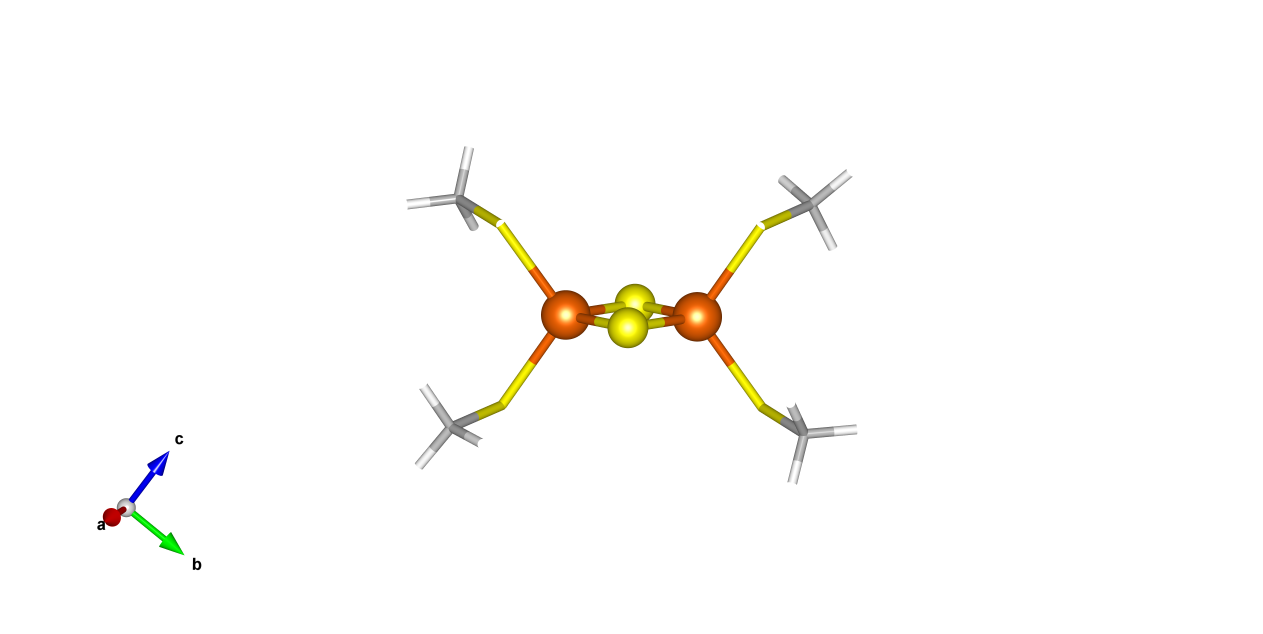
#> input picture CGS/2Fe2S/Fe2S2.png, 5052 x 2536 px (shown at 1/4 size)
$ jupyter execute --allow-errors plot.ipynb
#> lines starting #> are read from the running program, lines starting #| are printed output that depends on the picture
[cell 1]
import numpy as np

[cell 2]
data_dir = './ASP'

[cell 3]
# read collected data
T_asp_linear_gaps = []
T_asp_optimal_gaps = []
gaps = []
data_file = data_dir + '/scripts/data_collected'
#> (the rest of this cell did not finish here and is left out)

[cell 4]
# read LK data
L_for_gaps = []
K_for_gaps = []
gaps_for_LK = []
data_file = data_dir + '/scripts/LK_collected'
#> (the rest of this cell did not finish here and is left out)

[cell 5]
costs = [4/gap for gap in gaps]
T_asp_optimal_plus_costs = [T_asp_optimal_gaps[i] + costs[i] for i in range(len(gaps))]

[cell 6]
# read data
import re
number_pattern = re.compile(r"""
    [+-]?                           # optional sign
    (?:\d+\.\d*|\.\d+|\d+)          # decimal or integer
    (?:[eE][+-]?\d+)?               # optional exponent
""", re.VERBOSE)
#data_index = 97
data_index = 3563
case_dir = data_dir + '/data/' + str(data_index)
# find position
#> (the rest of this cell did not finish here and is left out)

[cell 7]
# find 75% fidelity time
from scipy.interpolate import interp1d
#> (the rest of this cell did not finish here and is left out)

[cell 8]
from scipy.optimize import curve_fit
def func(x, r, c):
    return c/x**r
f_1 = lambda x, c : func(x, 1, c)
f_2 = lambda x, c : func(x, 2, c)


#> (the rest of this cell did not finish here and is left out)

[cell 9]
from matplotlib.patches import Circle
from matplotlib.collections import PatchCollection
from matplotlib.colors import LogNorm

def draw_gradient_circle(ax, center, radius, cmap, name,
                         vmin=0.01, num_layers=100, text_offset=1.3, y_offset=0.0, **text_kwargs):
    """
    Draw a full radial gradient circle inside an inset axes.

    - ax: inset axes
    - center: (x, y) center in data coords of inset [0,1]×[0,1]
    - radius: radius in same units (e.g. 0.4 for 40% of box)
    - cmap: colormap name
    - name: label text (without colon)
    """
    # Create concentric circle patches
    radii = np.linspace(radius, 0, num_layers)
    patches = [Circle(center, r) for r in radii]

    # Build PatchCollection and disable clipping
    norm = LogNorm(vmin=vmin, vmax=radius)
    coll = PatchCollection(patches, array=radii, cmap=cmap, norm=norm, edgecolor='none')
    ax.add_collection(coll)


    # Set the view limits to exactly the circle bounding box
    x0, y0 = center
    ax.set_xlim(x0 - radius, x0 + radius)
    ax.set_ylim(y0 - radius, y0 + radius)
    ax.set_aspect('equal', 'box')
    ax.axis('off')

    # Label just outside the circle
    tx = x0 + radius * text_offset
    ty = y0 + y_offset
    ax.text(tx, ty, name, va='center', ha='left', **text_kwargs)

from matplotlib.colors import LinearSegmentedColormap

# 1) Build a colormap restricted to yellow tones
yellow_list = [
    (1.0, 1.0, 0.533),  # near-white pale yellow
    (0.965, 0.945, 0.039),
    (0.749, 0.733, 0.0),  # mustard yellow
]
yellow_cmap = LinearSegmentedColormap.from_list("pure_yellow", yellow_list)

[cell 10]
import matplotlib_inline
matplotlib_inline.backend_inline.set_matplotlib_formats('pdf','svg')
import matplotlib.patheffects as patheffects
from mpl_toolkits.axes_grid1.inset_locator import inset_axes, mark_inset
import matplotlib.pyplot as plt
import matplotlib.ticker as ticker
from matplotlib.ticker import LogLocator
import matplotlib.image as mpimg
plt.rcParams.update({
    "text.usetex": True,
    "font.family": "serif",
    "font.serif": ["Palatino"],
    "font.size"  : 6
})

# Figure size: 2 columns × width_col, height = width_col/2 (in inches)
cm        = 1.0 / 2.54
width_col = 8.6 * cm
width     = width_col * 2
height    = width_col / 2
#plt.figure(figsize=(width,height),dpi=600)

# Create figure and 4 horizontal panels with default padding
fig, axes = plt.subplots(1, 4, figsize=(width, height),dpi=600)

# Work in panel (a)
# exact schedule

marker_style_ref = dict(marker='',linestyle='dotted',color='gray',alpha=0.9,linewidth=0.4)

marker_style_1   = dict(marker='o', markersize=3, linestyle='solid', color='tab:red', alpha=0.8,  fillstyle='none')
marker_style_1_p4   = dict(marker='o', markersize=3, linestyle='', color='tab:red', alpha=0.8,  fillstyle='none')
marker_style_1_sm   = dict(marker='o', markersize=3, linestyle='solid', color='tab:red', alpha=0.8,  fillstyle='none')
marker_style_1_p   = dict(marker='o', markersize=2, linestyle='', color='tab:red', alpha=0.8,  fillstyle='none',mew=0.5)
marker_style_1_mark   = dict(marker='x', markersize=3.0, linestyle='', color='tab:red', alpha=1.0,  fillstyle='full',mew=0.7)
marker_style_1_l   = dict(marker='', linestyle='solid', color='tab:red', alpha=0.8,  fillstyle='none')
marker_style_1_ref = dict(marker='',linestyle='dashed',color='tab:red',alpha=0.8,linewidth=0.8)
marker_style_1_ref_2 = dict(marker='',linestyle='dashed',color='tab:red',alpha=0.6,linewidth=0.5)

marker_style_2   = dict(marker='o', markersize=3, linestyle='solid', color='black', alpha=0.8,  fillstyle='none')
marker_style_2_sm   = dict(marker='o', markersize=3, linestyle='solid', color='black', alpha=0.8,  fillstyle='none')
marker_style_2_p   = dict(marker='o', markersize=2, linestyle='', color='black', alpha=0.8,  fillstyle='none',mew=0.5)
marker_style_2_mark   = dict(marker='x', markersize=3.0, linestyle='', color='black', alpha=1.0,  fillstyle='full',mew=0.7)
marker_style_2_l   = dict(marker='', linestyle='solid', color='black', alpha=0.8,  fillstyle='none')
marker_style_2_ref = dict(marker='',linestyle='dashed',color='black',alpha=0.8,linewidth=0.8)

marker_style_3   = dict(marker='o', markersize=3, linestyle='solid', color='mediumblue', alpha=0.8,  fillstyle='none')
marker_style_3_sm   = dict(marker='o', markersize=3, linestyle='solid', color='mediumblue', alpha=0.8,  fillstyle='none')
marker_style_3_p   = dict(marker='o', markersize=2, linestyle='', color='mediumblue', alpha=0.6,  fillstyle='none')
marker_style_3_l   = dict(marker='', linestyle='solid', color='mediumblue', alpha=0.8,  fillstyle='none')
marker_style_3_ref   = dict(marker='', linestyle='dashed', color='mediumblue', alpha=0.8, linewidth=0.8)


img = mpimg.imread('Fe2S2.png')
#> img is the input picture: shape (2536, 5052, 3) float32; mean R, G, B 0.993, 0.991, 0.983
axis = axes[0]
axis.text(0, 1.10, r'(a)',transform=axis.transAxes)
y0, y1 = 500, 2000
x0, x1 = 1500, 3500
roi = img[y0:y1, x0:x1]
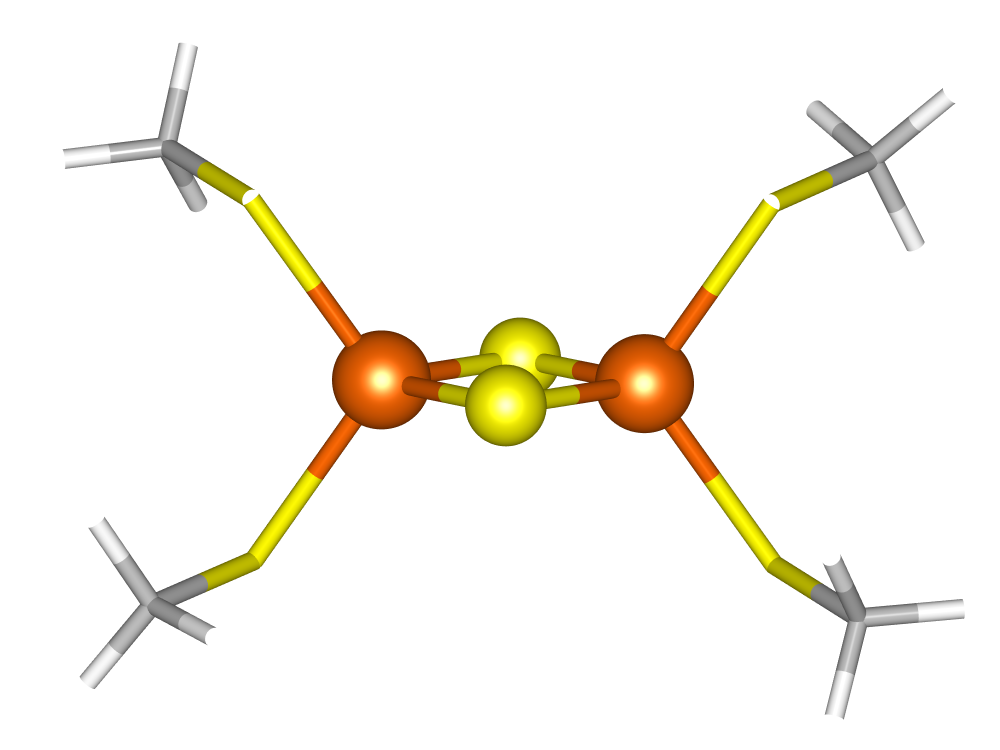
#> roi: shape (1500, 2000, 3) float32 (shown at 1/2 size); mean R, G, B 0.975, 0.962, 0.931
#axis.text(0.35,0.46, r'Fe',transform=axis.transAxes, color='black')
axis.imshow(roi)
axis.margins(0)
axis.axis('off')          # Hide ticks and axes
inset_fe = inset_axes(
    axis,
    width="37%", height="37%",
    bbox_to_anchor=(0.15, -0.3, 0.37, 0.37),    # Lower-left corner of the inset (relative to axis)
    bbox_transform=axis.transAxes,
    loc='lower left'
)
inset_fe.axis('off')

# Center at (0.5, 0.5), radius 0.4
draw_gradient_circle(
    inset_fe,
    center=(0.5, 0.5),    # center in inset coordinates
    radius=0.4,           # 40% of the inset size
    vmin=0.05,
    cmap='Oranges',
    y_offset = -0.05,
    name='Fe',
    fontsize=6
)

inset_S = inset_axes(
    axis,
    width="30%", height="30%",
    bbox_to_anchor=(0.65, -0.27, 0.30, 0.30),    # Lower-left corner of the inset (relative to axis)
    bbox_transform=axis.transAxes,
    loc='lower left'
)
inset_S.axis('off')

# Center at (0.5, 0.5), radius 0.4
draw_gradient_circle(
    inset_S,
    center=(0.5, 0.5),    # center in inset coordinates
    radius=0.2,           # 40% of the inset size
    vmin=0.05,
    cmap=yellow_cmap,
    text_offset=1.5,
    y_offset = -0.05,
    name='S',
    fontsize=6
)
#axis.set_aspect('equal')  # fix aspect ratio

# Work in panel (d) - T_asp vs gap
axis = axes[1]

t_qpe = 379913.5302015563

y_min    =  10
y_max    =  10**9

x_min    =  1e-5
x_max    =  0.1


axis.set_xlim(x_min,x_max)
axis.set_ylim(y_min,y_max)
# setup labels
axis.text(-0.26, 1, r'(b)',transform=axis.transAxes)
axis.set_xlabel(r'$\Delta (\textrm{Ha})$')
axis.set_ylabel(r'$T(\textrm{Ha}^{-1})$')
# setup tics
axis.tick_params(axis='x', which='major', direction='in', length=2.8, width=0.4)
axis.tick_params(axis='x', which='minor', direction='in', length=1.4, width=0.4)
axis.tick_params(axis='y', which='major', direction='in', length=2.8, width=0.4)
axis.tick_params(axis='y', which='minor', direction='in', length=1.4, width=0.4)
#axis.xaxis.set_major_locator(ticker.MultipleLocator(0.2))
#axis.xaxis.set_major_formatter('{x:0.1f}')
#axis.xaxis.set_minor_locator(ticker.MultipleLocator(0.1))
axis.set_xscale('log')
axis.set_yscale('log')

axis.yaxis.set_major_locator(LogLocator(base=10.0, numticks=12))
axis.yaxis.set_minor_locator(LogLocator(base=10.0, subs=np.arange(2, 10), numticks=12))


#axis.yaxis.set_major_locator(ticker.MultipleLocator(0.2))
#axis.yaxis.set_major_formatter('{x:3.1f}')
#axis.yaxis.set_minor_locator(ticker.MultipleLocator(0.1))

# QPE line

axis.axhline(y=t_qpe, label='', **marker_style_ref)


axis.plot(gaps,T_asp_optimal_gaps,
          label =r'$T_\textrm{ASP}^{\textrm{est}}[\hat{s}_c]$', **marker_style_1_p)

#axis.plot(gaps,T_asp_optimal_plus_costs, label =r'$T_{\textrm{total}}[\hat{s}_c]$', **marker_style_3_p)
#> (the rest of this cell did not finish here and is left out)
